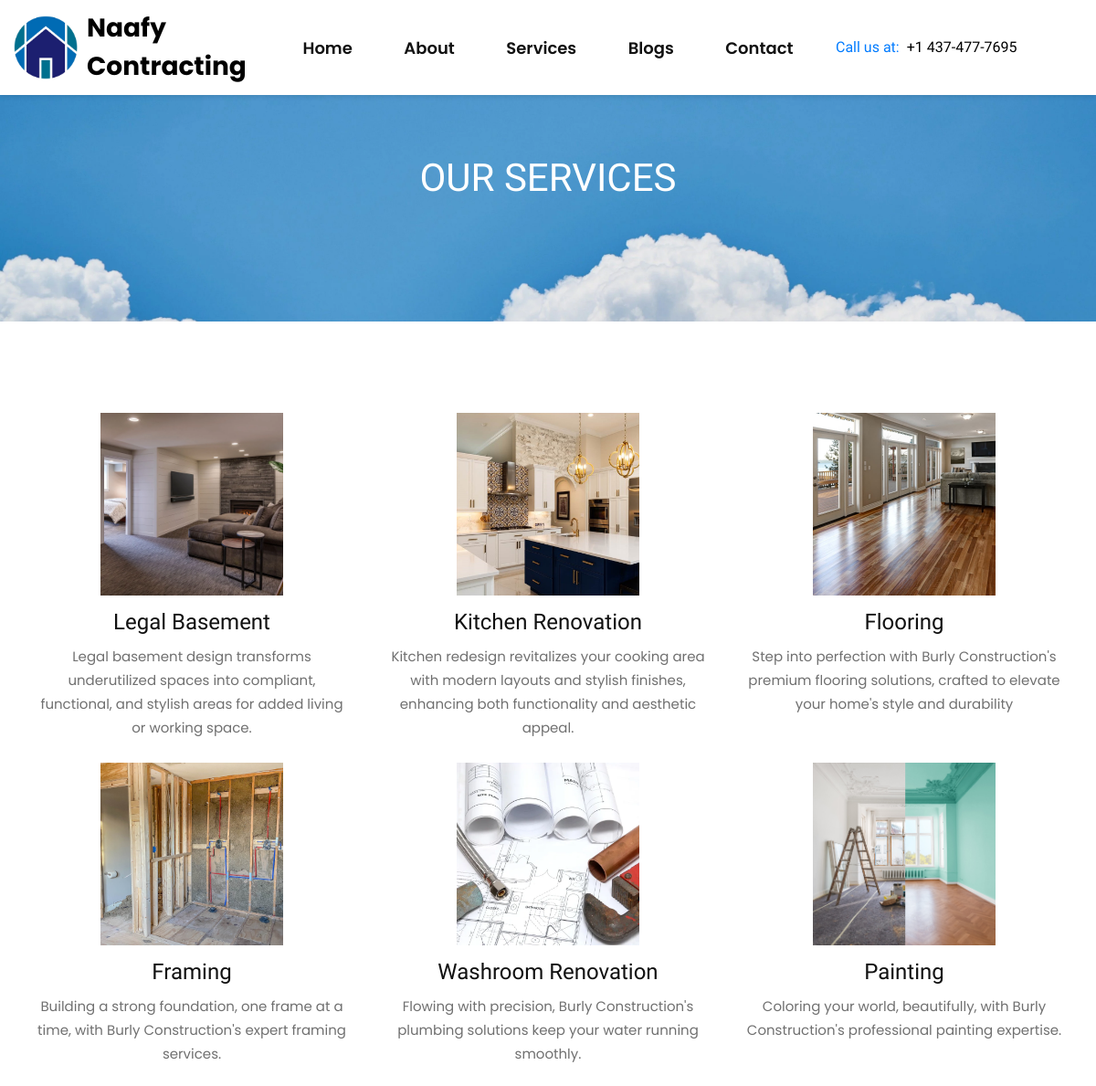
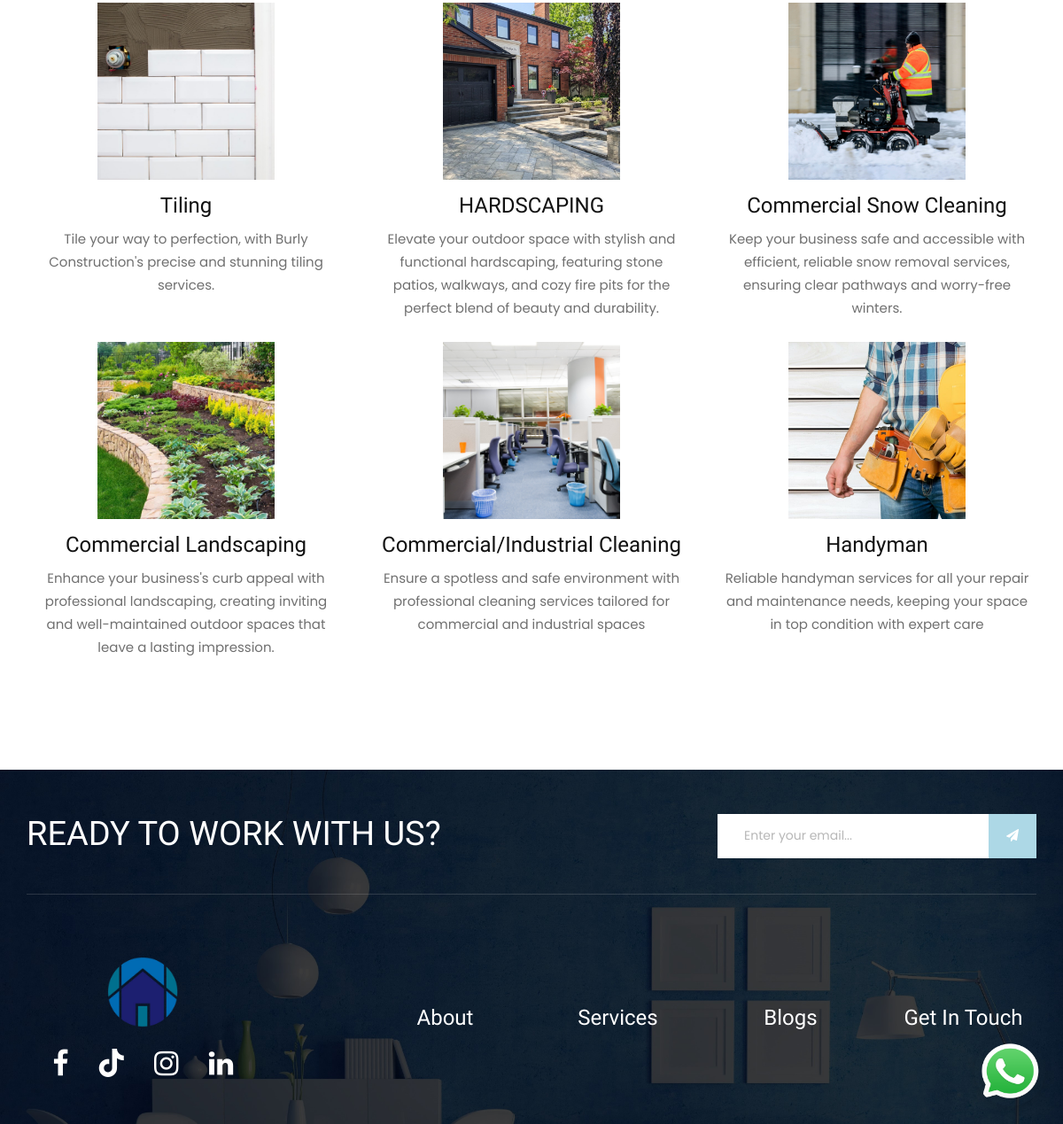
Page /services/ on the committed database (2 pictures, top to bottom).
### contact/models.py (models this page shows, shortened)
class ContactDetails(models.Model):
    phone_no = models.CharField(max_length=20, default="+123 456 7890")
    email = models.EmailField(unique=True)
    office_location = models.CharField(max_length=100)

### services/models.py (models this page shows, shortened)
class Service(models.Model):
    name = models.CharField(max_length=100)
    description = models.TextField()
    slug = models.SlugField(unique=True, blank=True)
    image = models.ImageField(upload_to="services/", default="service.jpg")
    class Meta:
        verbose_name_plural = "Services"

### services/views.py (the view)
# urls.py: path("", views.services_view, name="services"),
def services_view(request):
    services = Service.objects.all()
    context = {
        "services" : services,
    }
    return render(request, "services/services.html", context)

### home/context_processors.py (called while the page is built)
def default(request):
    contact_details = ContactDetails.objects.first()
    return {
        "contact_details" : contact_details,
    }

### templates/services/services.html
{% extends "partials/core.html" %}
{% load static %}
{% block content %}
    <div class="breadcrumb-option spad set-bg" data-setbg="{% static 'img/clouds.jpg' %}">
        <div class="container">
            <div class="row">
                <div class="col-lg-12 text-center">
                    <div class="breadcrumb__text">
                        <h2>Our Services</h2>
                    </div>
                </div>
            </div>
        </div>
    </div>
    <section class="project-page spad">
        <div class="container">
            <div class="row">
                {% for s in services %}
                <div class="col-lg-4 col-md-4 col-sm-4">
                    <div class="project__item">
                        <img src="{{s.image.url}}" width="100px" alt="">
                        <h4>{{s.name}}</h4>
                        <p>{{s.description}}</p>
                    </div>
                </div>
                {% endfor %}
            </div>
        </div>
    </section>
{% endblock content %}

### templates/partials/core.html (shortened to what this page needs)
{% load static %}
<!DOCTYPE html>
<html lang="zxx">
<head>
    <link rel="stylesheet" href="https://cdnjs.cloudflare.com/ajax/libs/font-awesome/6.0.0/css/all.min.css">
    <link rel="stylesheet" href="{% static 'css/bootstrap.min.css' %}" type="text/css">
    <link rel="stylesheet" href="{% static 'css/font-awesome.min.css' %}" type="text/css">
    <link rel="stylesheet" href="{% static 'css/elegant-icons.css' %}" type="text/css">
    <link rel="stylesheet" href="{% static 'css/owl.carousel.min.css' %}" type="text/css">
    <link rel="stylesheet" href="{% static 'css/slicknav.min.css' %}" type="text/css">
    <link rel="stylesheet" href="{% static 'css/style.css' %}" type="text/css">
    <link rel="stylesheet" href="{% static 'css/custom.css' %}" type="text/css">
</head>
<body>
    <header class="header">
        <div class="container-fluid">
            <div class="row align-items-center">
                <div class="col-lg-3">
                    <div class="header__logo">
                        <a href="{% url 'home:home' %}">
                            <img src="{% static 'img/logo.png' %}" alt="Logo">
                        </a>
                        <span class="header__title">Naafy Contracting</span>
                    </div>
                </div>
                <div class="col-lg-6">
                    <nav class="header__menu desktop-menu">
                        <ul>
                            <li><a href="{% url 'home:home' %}">Home</a></li>
                            <li><a href="{% url 'aboutus:aboutus' %}">About</a></li>
                            <li><a href="{% url 'services:services' %}">Services</a></li>
                            <li><a href="{% url 'blog:blog-list' %}">Blogs</a></li>
                            <li><a href="{% url 'contact:contactus' %}">Contact</a></li>
                        </ul>
                    </nav>
                </div>
                <div class="col-lg-3">
                    <div class="header__widget">
                        <h4 class="mr-2 text-primary">Call us at:</h4>
                        <h4>{{contact_details.phone_no}}</h4>
                    </div>
                </div>
            </div>
        </div>
    </header>
    {% block content %}
    {% endblock content %}
    <div class="whatsapp-button">
        <a href="https://wa.me/+14374777695" target="_blank">
            <img src="{% static 'img/whatsapp-logo.png' %}" alt="WhatsApp Chat">
        </a>
    </div>
    <footer class="footer set-bg" data-setbg="{% static 'img/footer.jpg' %}">
        <div class="container">
            <div class="footer__top">
                <div class="row">
                    <div class="col-lg-8 col-md-6">
                        <div class="footer__top__text">
                            <h2>Ready To Work With Us?</h2>
                        </div>
                    </div>
                    <div class="col-lg-4 col-md-6">
                        <div class="footer__top__newslatter">
                            <form id="email-form" method="POST" action="{% url 'home:save-email' %}">
                                <input type="email" name="email" id="email" placeholder="Enter your email...">
                                <button class="button-hover-effect" type="submit"><i class="fa fa-send"></i></button>
                            </form>
                        </div>
                    </div>
                </div>
            </div>
            <div class="row">
                <div class="col-lg-3 col-md-6 col-sm-6 stats-container">
                    <div class="footer__about">
                        <div class="footer__logo">
                            <a href="{% url "home:home" %}"><img src="{% static 'img/logo.png' %}" width="80px" alt="Naafy Contracting"></a>
                        </div>
                        <div class="footer__social">
                            <a href="https://www.facebook.com/profile.php?id=61560731714423" target="_blank"><i class="fa fa-facebook" style="font-size: 2rem;"></i></a>
                            <a href="https://www.tiktok.com/@burly.contracting" target="_blank"><i class="fa-brands fa-tiktok" style="font-size: 2rem;"></i></a>
                            <a href="https://www.instagram.com/burly.contracting/?utm_source=ig_web_button_share_sheet" target="_blank"><i style="font-size: 2rem;" class="fa fa-instagram"></i></a>
                            <a href="#" target="_blank"><i style="font-size: 2rem;" class="fa fa-linkedin"></i></a>
                        </div>
                    </div>
                </div>
                <div class="col-lg-2 offset-lg-1 col-md-3 col-sm-6 stats-container">
                    <div class="footer__widget">
                        <a href="{% url 'aboutus:aboutus' %}"><h4 class="text-white">About</h4></a>
                    </div>
                </div>
                <div class="col-lg-2 col-md-3 col-sm-6 stats-container">
                    <div class="footer__widget">
                        <a href="{% url 'services:services' %}"><h4 class="text-white">Services</h4></a>
                    </div>
                </div>
                <div class="col-lg-2 col-md-6 col-sm-6 stats-container">
                    <div class="footer__address">
                        <a href="{% url 'blog:blog-list' %}"><h4 class="text-white">Blogs</h4></a>
                    </div>
                </div>
                <div class="col-lg-2 col-md-6 col-sm-6 stats-container">
                    <div class="footer__address">
                        <a href="{% url 'contact:contactus' %}"><h4 class="text-white">Get In Touch</h4></a>
                    </div>
                </div>
            </div>
        </div>
</footer>
</body>
</html>

### static/css/style.css (style rules this page uses)
html, body { height: 100%; font-family: "Poppins", sans-serif; -webkit-font-smoothing: antialiased; }
h1, h2, h3, h4, h5, h6 { margin: 0; color: #111111; font-weight: 400; font-family: "Aldrich", sans-serif; }
h2 { font-size: 36px; }
h4 { font-size: 24px; }
p { font-size: 15px; font-family: "Poppins", sans-serif; color: #707070; font-weight: 400; line-height: 26px; margin: 0 0 15px 0; }
img { max-width: 100%; }
ul, ol { padding: 0; margin: 0; }
.set-bg { background-repeat: no-repeat; background-size: cover; background-position: top center; }
.spad { padding-top: 100px; padding-bottom: 100px; }
.header { position: absolute; width: 100%; top: 0; left: 0; z-index: 9; padding: 30px 0 0; }
.header__logo a { display: inline-block; }
.header__menu { text-align: center; }
.header__menu ul li { list-style: none; display: inline-block; position: relative; margin-right: 40px; }
.header__menu ul li:last-child { margin-right: 0; }
.header__menu ul li a { font-size: 18px; color: #111111; display: block; font-weight: 600; padding: 5px 0; position: relative; }
.header__menu ul li a:after { position: absolute; left: 0; bottom: 0; height: 2px; width: 100%; background: #111111; content: ""; -webkit-transition: all, 0.4s; -o-transition: all, 0.4s; transition: all, 0.4s; -webkit-transform: scale(0); -ms-transform: scale(0); transform: scale(0); }
.header__widget { text-align: right; }
.header__widget h4 { font-size: 22px; color: #111111; }
.project__item { display: flex; flex-direction: column; align-items: center; text-align: center; margin-bottom: 20px; }
.project__item img { width: 100%; aspect-ratio: 1 / 1; object-fit: cover; max-width: 200px; margin-bottom: 10px; }
.project__item p { margin: 0; padding: 5px; }
.footer { padding-top: 50px; }
.footer__top { border-bottom: 1px solid rgba(183, 183, 183, 0.2); padding-bottom: 40px; margin-bottom: 50px; }
.footer__top__text h2 { color: #ffffff; font-size: 38px; text-transform: uppercase; }
.footer__top__newslatter form { position: relative; }
.footer__top__newslatter form input { width: 100%; height: 50px; color: #b7b7b7; padding-left: 30px; font-size: 14px; border: none; }
.footer__top__newslatter form input::placeholder { color: #b7b7b7; }
.footer__top__newslatter form button { font-size: 14px; color: #ffffff; background: #ADD8E6; border: none; height: 100%; padding: 0 20px; position: absolute; right: 0; top: 0; }
.footer__about { margin-bottom: 30px; }
.footer__about .footer__logo { margin-bottom: 24px; }
.footer__about .footer__logo a { display: inline-block; }
.footer__about .footer__social a { font-size: 18px; color: #ffffff; -webkit-transition: all, 0.3s; -o-transition: all, 0.3s; transition: all, 0.3s; margin-right: 30px; }
.footer__about .footer__social a:last-child { margin-right: 0; }
.footer__widget { margin-bottom: 30px; }
.footer__address { margin-bottom: 30px; }
.breadcrumb-option { padding-top: 170px; padding-bottom: 120px; }
.breadcrumb__text h2 { font-size: 42px; color: #ffffff; text-transform: uppercase; margin-bottom: 12px; }
@media only screen and (min-width: 1200px) { .container { max-width: 1170px; } }

### rows in the picture
ContactDetails: phone_no "+1 437-477-7695"
Service: image (picture), name "Legal Basement", description "Legal basement design transforms underutilized spaces into compliant, functional, and stylish areas for added living or working space."
Service: image (picture), name "Kitchen Renovation", description "Kitchen redesign revitalizes your cooking area with modern layouts and stylish finishes, enhancing both functionality and aesthetic appeal."
Service: image (picture), name "Flooring", description "Step into perfection with Burly Construction's premium flooring solutions, crafted to elevate your home's style and durability"
Service: image (picture), name "Framing", description "Building a strong foundation, one frame at a time, with Burly Construction's expert framing services."
Service: image (picture), name "Washroom Renovation", description "Flowing with precision, Burly Construction's plumbing solutions keep your water running smoothly."
Service: image (picture), name "Painting", description "Coloring your world, beautifully, with Burly Construction's professional painting expertise."
Service: image (picture), name "Tiling", description "Tile your way to perfection, with Burly Construction's precise and stunning tiling services."
Service: image (picture), name "HARDSCAPING", description "Elevate your outdoor space with stylish and functional hardscaping, featuring stone patios, walkways, and cozy fire pits for the perfect blend of beauty and durability."
Service: image (picture), name "Commercial Snow Cleaning", description "Keep your business safe and accessible with efficient, reliable snow removal services, ensuring clear pathways and worry-free winters."
Service: image (picture), name "Commercial Landscaping", description "Enhance your business's curb appeal with professional landscaping, creating inviting and well-maintained outdoor spaces that leave a lasting impression."
Service: image (picture), name "Commercial/Industrial Cleaning", description "Ensure a spotless and safe environment with professional cleaning services tailored for commercial and industrial spaces"
Service: image (picture), name "Handyman", description "Reliable handyman services for all your repair and maintenance needs, keeping your space in top condition with expert care"
